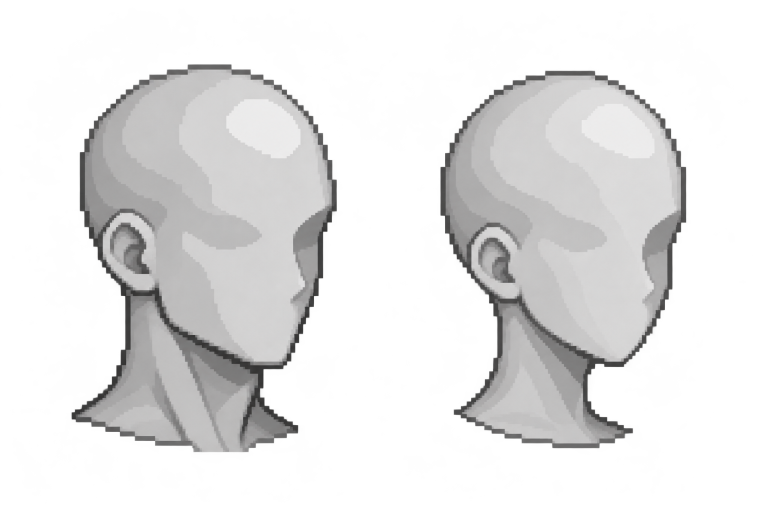
#> input picture art_source/new_art/portraits/source/heads_sheet.png, 1536 x 1024 px (shown at 1/2 size)
$ python process_heads.py
#> lines starting #> are read from the running program, lines starting #| are printed output that depends on the picture; after the words box and inside, x2 and y2 are one past the last pixel; in counts of white or black regions, pixels touching at a corner belong together
"""Cut the two bald base heads (male left, female right) out of the ChatGPT grayscale sheet and turn them
into 200x200 portrait skin layers in the game's convention.

Source: source/heads_sheet.png (1536x1024, grey heads with a white glow on black).
Output: m_head_skin.png, f_head_skin.png  (grayscale value map: R=G=B, alpha = head)
        preview_heads.png                (tinted with the 5 skin ramps, and over the legacy Soldier bust)

Convention copied from the legacy parts (portraits/parts/*_skin.png):
- the outline stays IN the skin layer as its darkest values (the ramp turns it into a dark skin tone);
- mid skin sits around value 204, highlights ~235;
- placement: top of skull y=20, chin y~111, head centred on x~99, so the head sits on the existing bodies.
"""
import os, json, numpy as np
from PIL import Image
from scipy import ndimage as ndi

HERE = os.path.dirname(os.path.abspath(__file__))
ROOT = os.path.join(HERE, '..', '..', '..')
SKULL_TOP, CHIN, CX = 34, 125, 99          # skull top y=34 leaves room for tall hair (14 px lower than legacy)


def cut(g, x0, x1):
    """Mask of one head: interior (brighter than the glow) + its dark outline ring."""
    sub = g[:, x0:x1]
    inner = sub > 125                                   # the glow next to the edge stays below ~117
    lab, n = ndi.label(inner)
    sizes = ndi.sum(inner, lab, range(1, n + 1))
    big = int(np.argmax(sizes)) + 1
    skull = ndi.binary_fill_holes(lab == big)               # head without the neck (the jaw line splits them)
    near = ndi.binary_dilation(skull, iterations=25)
    keep = [i + 1 for i in range(n) if sizes[i] > 0.01 * sizes[big - 1] and (near & (lab == i + 1)).any()]
    head = ndi.binary_fill_holes(ndi.binary_closing(np.isin(lab, keep), iterations=6))
    cut.skull = skull
    # add the dark outline found as a thin dip (catches the female neck bottom, whose shading is as dark as the glow)
    import cv2
    bh = cv2.morphologyEx(sub.astype(np.uint8), cv2.MORPH_BLACKHAT,
                          cv2.getStructuringElement(cv2.MORPH_ELLIPSE, (31, 31))).astype(int)
    dip = ndi.binary_closing((bh > 10) & (sub < 150), iterations=2)
    lab2, n2 = ndi.label(dip)
    touch = np.unique(lab2[ndi.binary_dilation(head, iterations=3) & dip]); touch = touch[touch > 0]
    head = ndi.binary_fill_holes(ndi.binary_closing(head | np.isin(lab2, touch), iterations=4))
    ring = ndi.binary_dilation(head, iterations=11) & ~head & (sub < 125)   # the ~1 art-pixel outline
    outline = ring & ndi.binary_dilation(head, iterations=11)
    # keep only outline pixels that are darker than the glow just outside them
    return head, outline


def chin_y(head):
    """Lowest point of the jaw line: the face column furthest right whose bottom is above the neck."""
    ys, xs = np.where(head)
    top = ys.min(); H = ys.max() - top
    # jaw: in the upper 70% of the figure, the right half; take the lowest head pixel at the far-right quarter
    right = xs > np.percentile(xs, 75)
    return top, ys[right & (ys < top + 0.75 * H)].max()


def build(g, x0, x1, scale):
    head, outline = cut(g, x0, x1)
    sub = g[:, x0:x1].astype(float)
    mask = ndi.binary_fill_holes(ndi.binary_closing(head | outline, iterations=8))
    # pixels added by the closing (the jaw line between skull and neck) keep their own shading
    v = sub.copy()
    inside = sub[head]
    # remap the interior so its median lands on 204 (legacy skin convention), keep shading contrast
    med, hi = np.median(inside), np.percentile(inside, 99.5)
    v = 204 + (v - med) * (235 - 204) / max(1.0, hi - med)
    v[outline] = np.clip(sub[outline] * 0.35, 8, 40)     # outline = darkest skin values
    v = np.clip(v, 0, 255)
    ys, xs = np.where(mask)
    y0, y1, xa, xb = ys.min(), ys.max() + 1, xs.min(), xs.max() + 1
    v, m = v[y0:y1, xa:xb], mask[y0:y1, xa:xb].astype(float)
    W, H = round((xb - xa) * scale), round((y1 - y0) * scale)
    # premultiplied box downsample so the edge does not pick up the background
    pv = Image.fromarray((v * m).astype(np.float32)).resize((W, H), Image.BOX)
    pm = Image.fromarray(m.astype(np.float32)).resize((W, H), Image.BOX)
    pv, pm = np.asarray(pv), np.asarray(pm)
    val = np.where(pm > 0, pv / np.maximum(pm, 1e-6), 0)
    alpha = np.where(pm > 0.5, 255, 0)
    return np.clip(val, 0, 255).astype(np.uint8), alpha.astype(np.uint8), head[y0:y1, xa:xb]


def place(val, alpha, top_off, cx_off):
    out = np.zeros((200, 200, 4), np.uint8)
    H, W = val.shape
    oy, ox = SKULL_TOP - top_off, CX - cx_off
    ys, xs = slice(max(0, oy), min(200, oy + H)), slice(max(0, ox), min(200, ox + W))
    sy, sx = slice(ys.start - oy, ys.stop - oy), slice(xs.start - ox, xs.stop - ox)
    for c in range(3): out[ys, xs, c] = val[sy, sx]
    out[ys, xs, 3] = alpha[sy, sx]
    return out


if __name__ == '__main__':
    g = np.asarray(Image.open(os.path.join(HERE, 'source', 'heads_sheet.png')).convert('L')).astype(int)
    mid = g.shape[1] // 2
#> mid = 768
    # one scale for both, set by the male head (skull top -> chin = 91 px like the legacy head)
    cut(g, 0, mid); ys = np.where(cut.skull)[0]
#> in cut, `inner = sub > 125`:
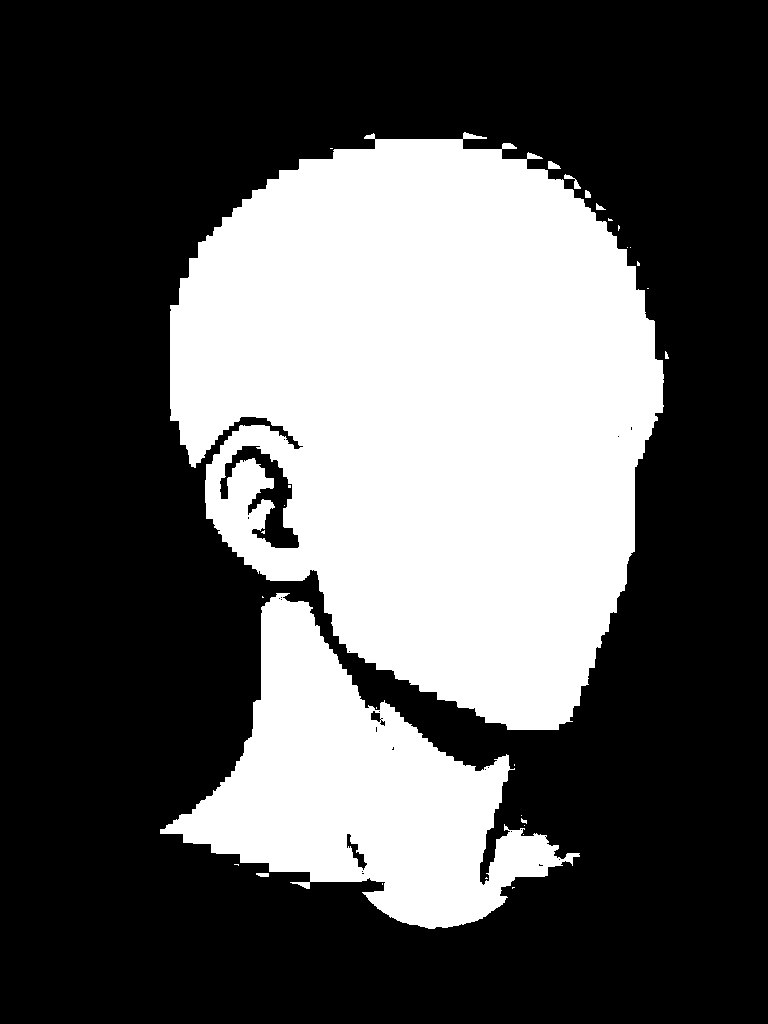
#> inner: shape (1024, 768) bool; 34.3% white; 29 white regions (20 under 20 px), largest, box (x1, y1, x2, y2) and area: (170, 132, 664, 730) 211275, (160, 593, 580, 929) 58064, (564, 174, 581, 189) 79
#> in cut, `lab, n = ndi.label(inner)`:
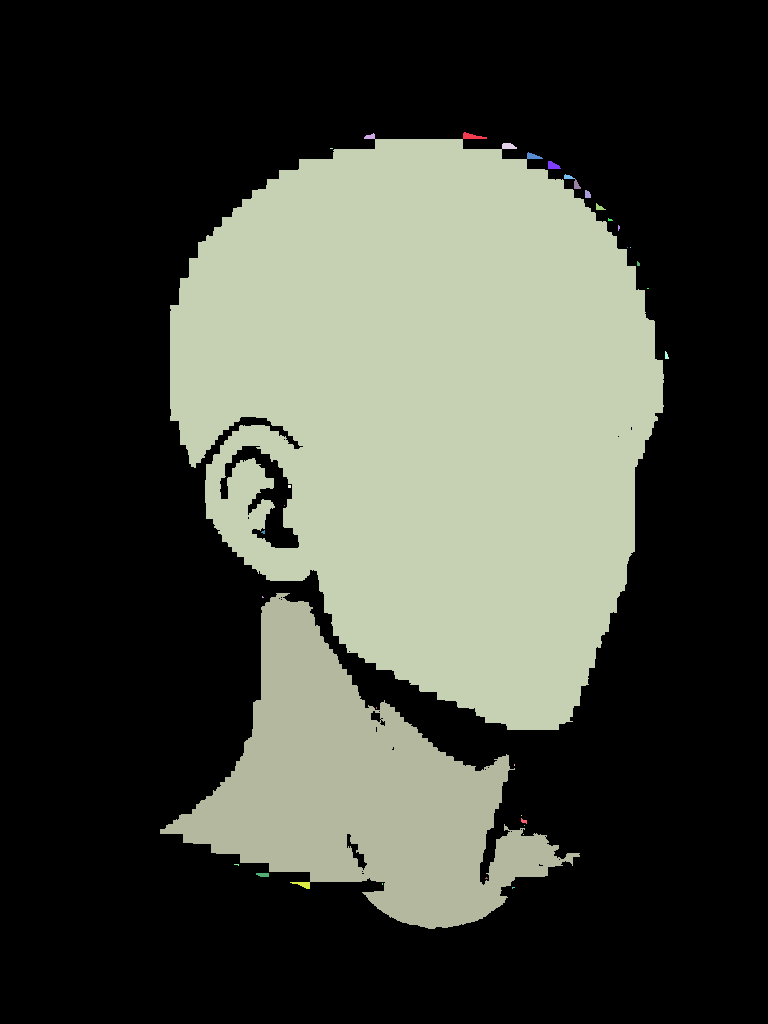
#> lab: shape (1024, 768) int32; 36 distinct labels, from 0 to 35; one colour per label, 0 black
#> in cut, `lab, n = ndi.label(inner)`: n = 35
#> in cut, `sizes = ndi.sum(inner, lab, range(1, n + 1))`: sizes = 35 values, max 210989 at index 2, min 1 at index 13, mean 7706.9
#> in cut, `big = int(np.argmax(sizes)) + 1`: big = 3
#> in cut, `skull = ndi.binary_fill_holes(lab == big)`: skull: shape (1024, 768) bool; 27.2% white; 1 white region, box (x1, y1, x2, y2) and area: (170, 139, 664, 730) 213765
#> in cut, `near = ndi.binary_dilation(skull, iterations=25)`:
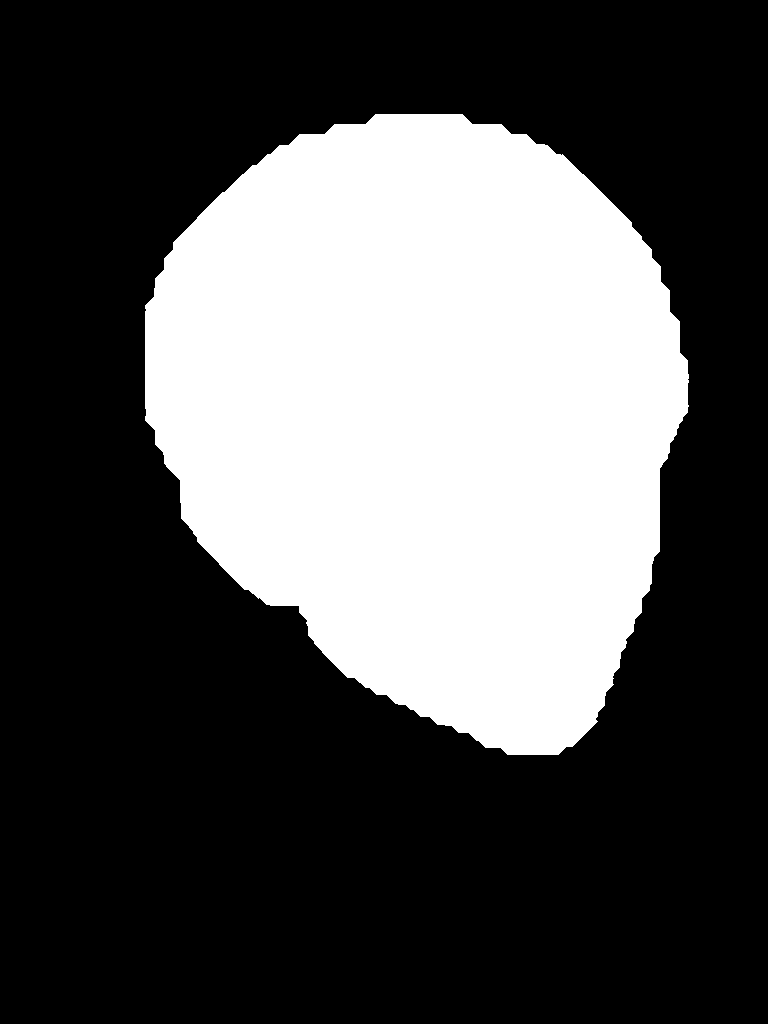
#> near: shape (1024, 768) bool; 32.8% white; 1 white region, box (x1, y1, x2, y2) and area: (145, 114, 689, 755) 257574
#> in cut, `keep = [i + 1 for i in range(n) if sizes[i] > 0.01 * sizes[big - 1] an..`: keep = [3, 22]
#> in cut, `head = ndi.binary_fill_holes(ndi.binary_closing(np.isin(lab, keep), it..`: head: shape (1024, 768) bool; 35.2% white; 1 white region, box (x1, y1, x2, y2) and area: (160, 139, 664, 929) 276830
#> in cut, `dip = ndi.binary_closing((bh > 10) & (sub < 150), iterations=2)`: dip: shape (1024, 768) bool; 4.9% white; 61 white regions (47 under 20 px), largest, box (x1, y1, x2, y2) and area: (150, 129, 674, 900) 28853, (220, 445, 299, 548) 3576, (160, 791, 399, 904) 3451
#> in cut, `lab2, n2 = ndi.label(dip)`:
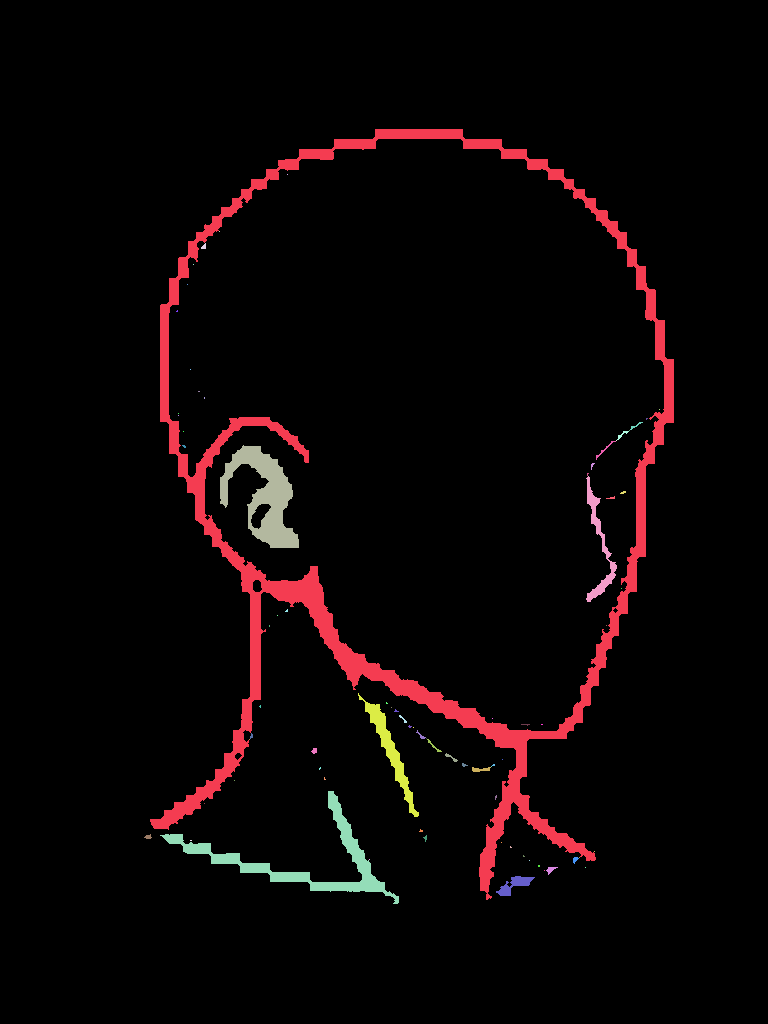
#> lab2: shape (1024, 768) int32; 79 distinct labels, from 0 to 78; one colour per label, 0 black
#> in cut, `lab2, n2 = ndi.label(dip)`: n2 = 78
#> in cut, `touch = np.unique(lab2[ndi.binary_dilation(head, iterations=3) & dip])`: touch = 75 values from 1 to 78
#> in cut, `head = ndi.binary_fill_holes(ndi.binary_closing(head | np.isin(lab2, t..`: head: shape (1024, 768) bool; 39.1% white; 1 white region, box (x1, y1, x2, y2) and area: (150, 129, 674, 929) 307375
#> in cut, `ring = ndi.binary_dilation(head, iterations=11) & ~head & (sub < 125)`: ring: shape (1024, 768) bool; 3.2% white; 1 white region, box (x1, y1, x2, y2) and area: (139, 118, 685, 940) 25154
    t, c = ys.min(), ys.max()                                 # skull top and chin of the male head
#> t = 139; c = 729
    scale = (CHIN - SKULL_TOP) / (c - t)
#> scale = 0.154
    res = {}
    for sex, (x0, x1) in {'m': (0, mid), 'f': (mid, g.shape[1])}.items():
        val, alpha, _ = build(g, x0, x1, scale)
        ys, xs = np.where(alpha > 0)
        # centre the skull (not the neck) on CX: use the top 60% of the head
        top = ys.min(); upper = ys < top + 0.6 * (ys.max() - top)
        cx = int(round((xs[upper].min() + xs[upper].max()) / 2))
        img = place(val, alpha, top, cx)
        Image.fromarray(img).save(os.path.join(HERE, f'{sex}_head_skin.png'))
        res[sex] = img
        a = img[..., 3]; yy, xx = np.where(a > 0)
        print(sex, 'bbox', xx.min(), yy.min(), xx.max(), yy.max(), 'scale %.4f' % scale)
#> this loop made 2 passes
#> (med in build, hi in build, y0 in build, y1 in build) on passes 1 to 2: (190, 235, 118, 940), (198, 236, 130, 908)
#| m bbox 57 34 140 160 scale 0.1542
#| f bbox 60 34 138 153 scale 0.1542
#> pass 1, in build, `v = np.clip(v, 0, 255)`:
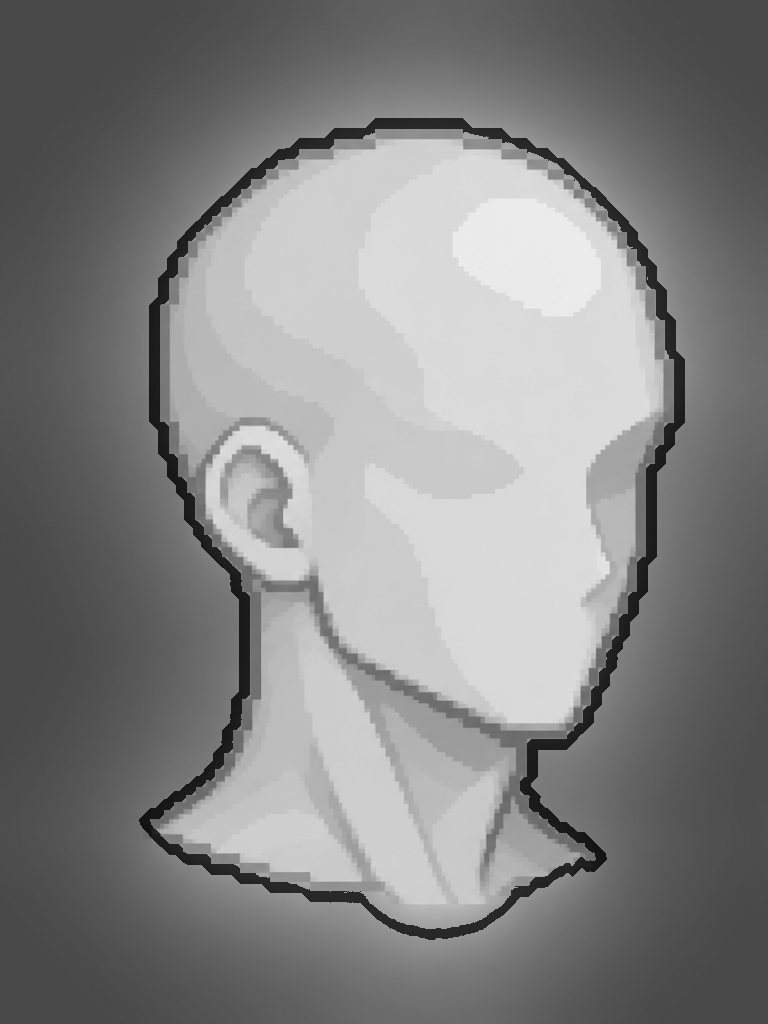
#> v: shape (1024, 768) float64; min 17.15, max 237.1, mean 132.9
#> after the loop:
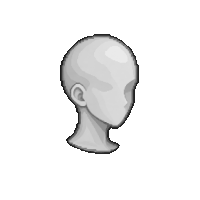
#> img: shape (200, 200, 4); mean of channels 0, 1, 2, 3 31.3, 31.3, 31.3, 44.1; transparent parts drawn white
#> after the loop:
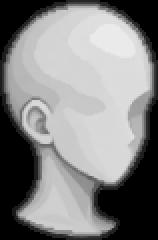
#> val: shape (120, 79) (shown 2 times larger); min 0, max 235, mean 131.9
#> after the loop, res = 2 items

    # preview: 5 skin ramps per head, then each head over the legacy Soldier bust
#> (the run stopped early here; a loop or call above may not have finished)
